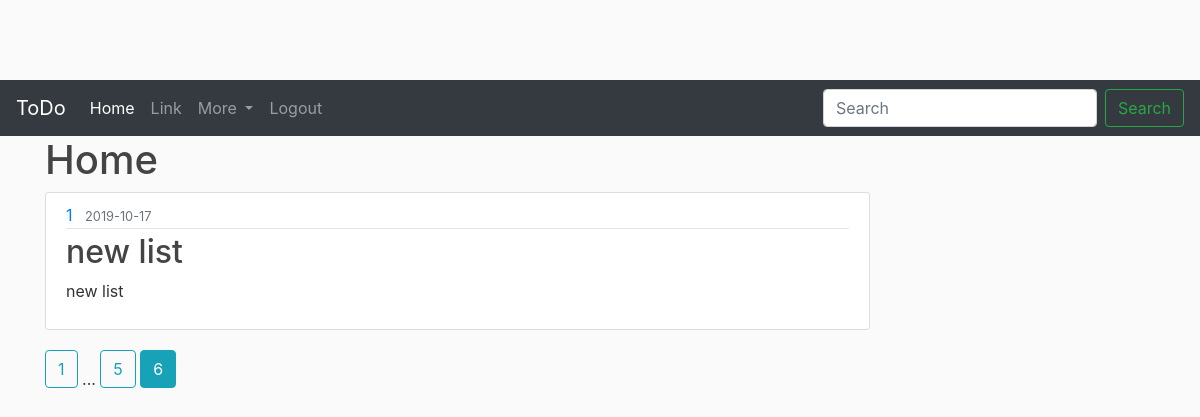
Before: /home?page=6 (signed in) with the older database file.
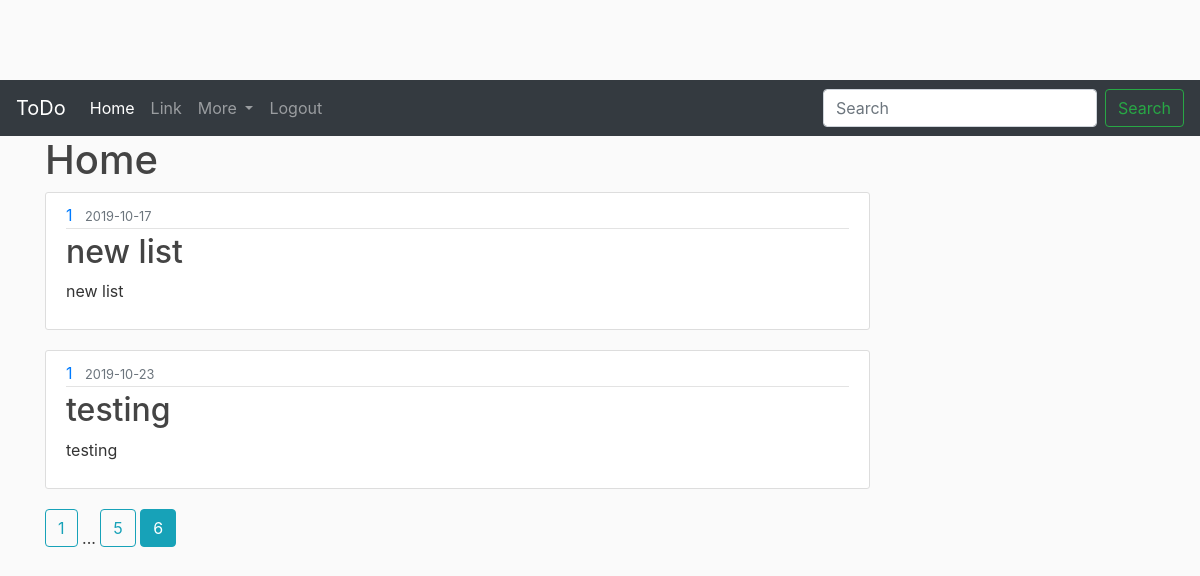
After: the same page with the newer database file.
### flasktodo/models.py (models this page shows, shortened)
class Lists(db.Model):
    listid = db.Column(db.Integer, primary_key=True)
    title = db.Column(db.String(20), unique=True, nullable= False)
    date_created  = db.Column(db.DateTime, nullable=False, default = datetime.utcnow)
    content = db.Column(db.Text , nullable= False)
    user_id = db.Column(db.Integer, db.ForeignKey('user.user_id'), nullable =False)

### flasktodo/main/routes.py (the view)
@main.route('/')
@main.route('/home')
def home():
    user_id = current_user.get_id()
    page = request.args.get('page', 1, type =int)
    lists= Lists.query.filter_by(user_id = user_id).paginate(page=page, per_page=2)
    return render_template('home.html', lists = lists)

### flasktodo/models.py (called while the page is built)
@login_manager.user_loader
def load_user(user_id):
    return User.query.get(int(user_id))

    def get_id(self):
           return (self.user_id)

### flasktodo/templates/home.html
{% extends 'base.html' %}
{% block content %}
<h1>Home</h1>
{% for lists in lists.items%}
<article class="media content-section">
        <div class="media-body">
          <div class="article-metadata">
            <a class="mr-2" href="#">{{ lists.user_id }}</a>
            <small class="text-muted">{{ lists.date_created.strftime('%Y-%m-%d') }}</small>
          </div>
          <h2><a class="article-title" href="{{ url_for('lists.list', list_id= lists.listid) }}">{{ lists.title }}</a></h2>
          <p class="article-content">{{ lists.content }}</p>
        </div>
      </article>
{%endfor%}
{% for page_num in lists.iter_pages(left_edge=1, right_edge=1, left_current=1, right_current=2) %}
{% if page_num %}
  {% if lists.page == page_num %}
    <a class="btn btn-info mb-4" href="{{ url_for('main.home', page=page_num) }}">{{ page_num }}</a>
  {% else %}
    <a class="btn btn-outline-info mb-4" href="{{ url_for('main.home', page=page_num) }}">{{ page_num }}</a>
  {% endif %}
{% else %}
  ...
{% endif %}
{% endfor %}
{% endblock %}

### flasktodo/templates/base.html (shortened to what this page needs)
<!doctype html>
<html lang="en">
<head>
    <link rel="stylesheet" href="https://stackpath.bootstrapcdn.com/bootstrap/4.3.1/css/bootstrap.min.css"
>
    {% block head %}
    <nav class="navbar navbar-expand-lg navbar-dark bg-dark">
        <a class="navbar-brand" href="#">ToDo</a>
        <div class="collapse navbar-collapse" id="navbarSupportedContent">
            <ul class="navbar-nav mr-auto">
                <li class="nav-item active">
                    {% if current_user.is_authenticated %}
                    <a class="nav-item nav-link" href="{{ url_for('main.home') }}">Home</a>
                    {% else %}
                    <a class="nav-item nav-link" href="{{ url_for('main.about') }}">About</a>
                </li>
                {% endif %}
                <li class="nav-item">
                    <a class="nav-link" href="#">Link</a>
                </li>
                <li class="nav-item dropdown">
                    <a class="nav-link dropdown-toggle" href="#" id="navbarDropdown" role="button"
                        data-toggle="dropdown" aria-haspopup="true" aria-expanded="false">
                        {% if current_user.is_authenticated %}
                        More
                        {% else %}
                        Login
                        {% endif %}
                    </a>
                </li>
                {% if current_user.is_authenticated %}
                <li class="nav-item">
                    <a class="nav-link " href="{{ url_for('users.logout') }}" tabindex="-1"
                        aria-disabled="true">Logout</a>
                </li>
                {% endif %}
            </ul>
            <form class="form-inline my-2 my-lg-0">
                <input class="form-control mr-sm-2" type="search" placeholder="Search" aria-label="Search">
                <button class="btn btn-outline-success my-2 my-sm-0" type="submit">Search</button>
            </form>
        </div>
    </nav>
    {% endblock %}
    <main role="main" class="container">
        <div class="row">
            <div class="col-md-9">
                {% block content %}
                {% endblock %}
            </div>
        </div>
    </main>
        <link rel="stylesheet" href="{{ url_for('static', filename='css/main.css') }}">
    </body>
</html>

### flasktodo/static/css/main.css (style rules this page uses)
h1, h2, h3, h4, h5, h6 { color: #444444; }
.content-section { background: #ffffff; padding: 10px 20px; border: 1px solid #dddddd; border-radius: 3px; margin-bottom: 20px; }
.article-title { color: #444444; }
.article-content { white-space: pre-line; }
.article-metadata { padding-bottom: 1px; margin-bottom: 4px; border-bottom: 1px solid #e3e3e3 }

Changed rows visible on the page:
added Lists: user_id "1", date_created "2019-10-23", title "testing", content "testing"
